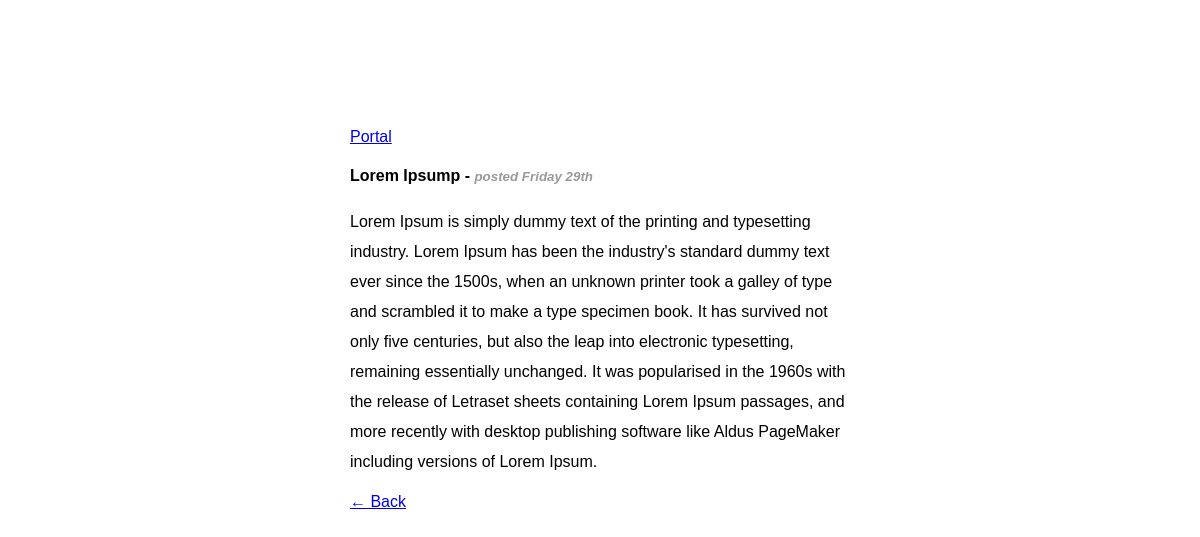
Screenshot of /article.php?id=1 with the database file from the repository.
### tables this page shows
CREATE TABLE `articles` (
  `article_id` int(11) NOT NULL,
  `article_title` varchar(255) NOT NULL,
  `article_content` text NOT NULL,
  `article_timestamp` int(11) NOT NULL
);

### includes/article.php (called while the page is built, shortened)
<?php
class Article {
	public function fetch_data($article_id) {
		global $pdo;
		$query = $pdo->prepare("SELECT * FROM articles WHERE article_id = ? ");
		$query->bindValue(1, $article_id);
		$query->execute();
		return $query->fetch();
	}
}
?>

### article.php (the view, shortened to what this page needs)
<?php
include_once('includes/connection.php');
include_once('includes/article.php');
$article = new Article;
if (isset($_GET['id'])) {
	$id = $_GET['id'];
	$data = $article->fetch_data($id);
	?>
	<html lang="en">
	<head>
		<link rel="stylesheet" type="text/css" href="assets/style.css" />
	</head>
	<body>
		<div class="container">
			<a href="index.php" id="logo">Portal</a>
			<h4><?php echo $data['article_title']; ?> -
				<small>
					posted <?php echo date('l jS', $data['article_timestamp']); ?>
				</small>
			</h4>
			<p><?php echo $data['article_content']; ?></p>
			<a href="index.php">&larr; Back</a>
		</div>
	</body>
	</html>
	<?php
} else {
	header('Location: index.php');
	exit();
}
?>

### assets/style.css (style rules this page uses)
body { padding-top: 120px; font-family: Arial; }
.container { width: 500px; margin: 0 auto; }
small { color: #999; font-style: italic; }
p { line-height: 30px; }

### rows the page displays
articles: article_title "Lorem Ipsump", article_timestamp "Friday 29th", article_content "Lorem Ipsum is simply dummy text of the printing and typesetting industry. Lorem Ipsum has been the industry's standard dummy text ever since the 1500s, when an unknown printer took a galley of type and scrambled it to make a type specimen book. It has survived not only five centuries, but also the leap into electronic typesetting, remaining essentially unchanged. It was popularised in the 1960s with the release of Letraset sheets containing Lorem Ipsum passages, and more recently with desktop publishing software like Aldus PageMaker including versions of Lorem Ipsum."
